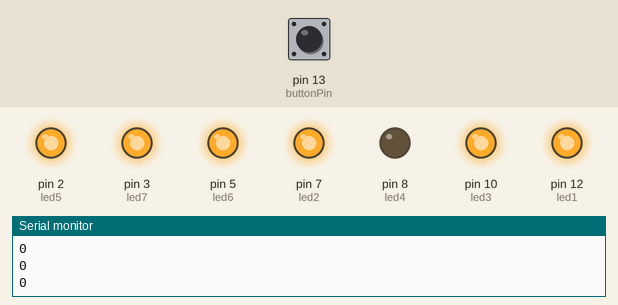
The sketch below on a simulated Arduino Uno, built with avr-gcc and run on an emulated ATmega328P. Parts: output pins drawn as LEDs (lit = HIGH), the last lines printed to the serial monitor. Inputs (shaded band) come from the test bench; at power-on: pin 13 (buttonPin) LOW.

Above: at 6.2 s.
6.3 s: pin 13 (buttonPin) pulled HIGH for 0.15 s
At 7.1 s:
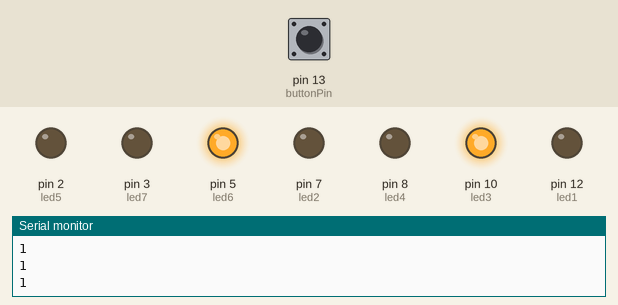
7.9 s: pin 13 (buttonPin) pulled HIGH for 1 s
At 8.4 s:
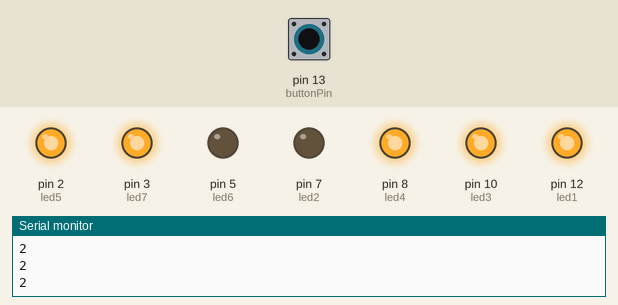
10.4 s: pin 13 (buttonPin) pulled HIGH for 0.15 s
At 11.6 s:
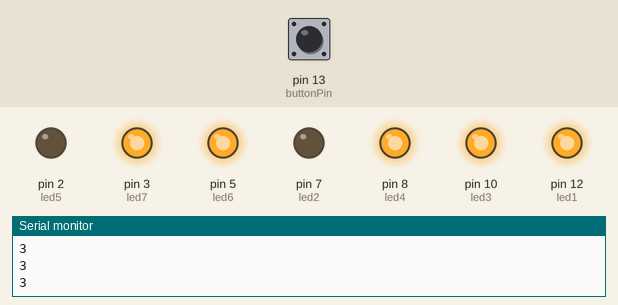
12.0 s: pin 13 (buttonPin) pulled HIGH for 3.2 s
At 12.9 s:
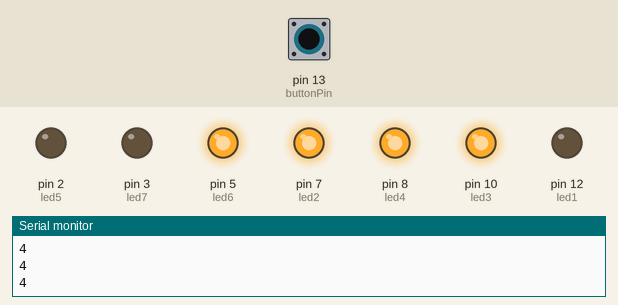
16.7 s: pin 13 (buttonPin) pulled HIGH for 0.15 s
At 17.9 s:
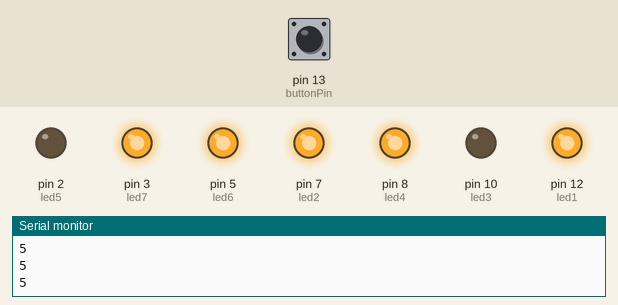
18.3 s: pin 13 (buttonPin) pulled HIGH for 1 s
At 19.2 s:
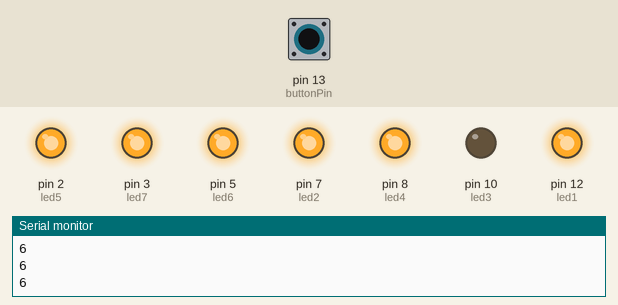
Timing chart, 0 to 21.3 s (numbered marks = the images above; inputs shaded):
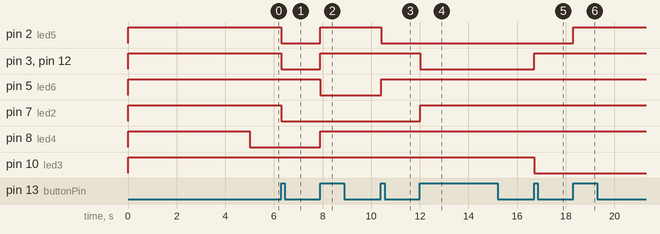

Measured:
- after the input at 6.3 s, pin 2 (led5), pin 3 (led7), pin 7 (led2), pin 12 (led1): HIGH → LOW at once
- after the input at 7.9 s, pin 2 (led5), pin 3 (led7), pin 8 (led4), pin 12 (led1): LOW → HIGH at once; pin 5 (led6): HIGH → LOW at once
- after the input at 10.4 s, pin 2 (led5): HIGH → LOW at once; pin 5 (led6): LOW → HIGH at once
- after the input at 12.0 s, pin 3 (led7), pin 12 (led1): HIGH → LOW at once; pin 7 (led2): LOW → HIGH at once
- after the input at 16.7 s, pin 3 (led7), pin 12 (led1): LOW → HIGH at once; pin 10 (led3): HIGH → LOW at once
- after the input at 18.3 s, pin 2 (led5): LOW → HIGH at once

The sketch:

ArdunoClickerCounter.ino
```cpp
int buttonPin = 13;
int delayTime = 100;

int ledState = 0;
int buttonNew;
int buttonOld = 1;

int led1 = 12;
int led2 = 7;
int led3 = 10;
int led4 = 8;
int led5 = 2;
int led6 = 5;
int led7 = 3;

int count = 0;

void setup() {
  // put your setup code here, to run once:
Serial.begin(9600);
pinMode(led1, OUTPUT);
pinMode(led2, OUTPUT);
pinMode(led3, OUTPUT);
pinMode(led4, OUTPUT);
pinMode(led5, OUTPUT);
pinMode(led6, OUTPUT);
pinMode(led7, OUTPUT);
pinMode(buttonPin, INPUT);

digitalWrite(led1, HIGH);
digitalWrite(led2, HIGH);
digitalWrite(led3, HIGH);
digitalWrite(led4, HIGH);
digitalWrite(led5, HIGH);
digitalWrite(led6, HIGH);
digitalWrite(led7, HIGH);

delay(5000);

digitalWrite(led1, LOW);
digitalWrite(led2, LOW);
digitalWrite(led3, LOW);
digitalWrite(led4, LOW);
digitalWrite(led5, LOW);
digitalWrite(led6, LOW);
digitalWrite(led7, LOW);
}

void loop() {
  // put your main code here, to run repeatedly:
buttonNew = digitalRead(buttonPin);
Serial.println(count);
  if(buttonOld == 0 && buttonNew == 1){
    count ++;
  }
  if(count == 0){
    digitalWrite(led1, HIGH);
    digitalWrite(led2, HIGH);
    digitalWrite(led3, HIGH);
    digitalWrite(led4, LOW);
    digitalWrite(led5, HIGH);
    digitalWrite(led6, HIGH);
    digitalWrite(led7, HIGH);
  }
  if(count == 1){
    digitalWrite(led1, LOW);
    digitalWrite(led2, LOW);
    digitalWrite(led3, HIGH);
    digitalWrite(led4, LOW);
    digitalWrite(led5, LOW);
    digitalWrite(led6, HIGH);
    digitalWrite(led7, LOW);
  }
  if(count == 2){
    digitalWrite(led1, HIGH);
    digitalWrite(led2, LOW);
    digitalWrite(led3, HIGH);
    digitalWrite(led4, HIGH);
    digitalWrite(led5, HIGH);
    digitalWrite(led6, LOW);
    digitalWrite(led7, HIGH);
  }
  if(count == 3){
    digitalWrite(led1, HIGH);
    digitalWrite(led2, LOW);
    digitalWrite(led3, HIGH);
    digitalWrite(led4, HIGH);
    digitalWrite(led5, LOW);
    digitalWrite(led6, HIGH);
    digitalWrite(led7, HIGH);
  }
  if(count == 4){
    digitalWrite(led1, LOW);
    digitalWrite(led2, HIGH);
    digitalWrite(led3, HIGH);
    digitalWrite(led4, HIGH);
    digitalWrite(led5, LOW);
    digitalWrite(led6, HIGH);
    digitalWrite(led7, LOW);
  }
  if(count == 5){
    digitalWrite(led1, HIGH);
    digitalWrite(led2, HIGH);
    digitalWrite(led3, LOW);
    digitalWrite(led4, HIGH);
    digitalWrite(led5, LOW);
    digitalWrite(led6, HIGH);
    digitalWrite(led7, HIGH);
  }
  if(count == 6){
    digitalWrite(led1, HIGH);
    digitalWrite(led2, HIGH);
    digitalWrite(led3, LOW);
    digitalWrite(led4, HIGH);
    digitalWrite(led5, HIGH);
    digitalWrite(led6, HIGH);
    digitalWrite(led7, HIGH);
  }
  if(count == 7){
    digitalWrite(led1, HIGH);
    digitalWrite(led2, LOW);
    digitalWrite(led3, HIGH);
    digitalWrite(led4, LOW);
    digitalWrite(led5, LOW);
    digitalWrite(led6, HIGH);
    digitalWrite(led7, LOW);
  }
  if(count == 8){
    digitalWrite(led1, HIGH);
    digitalWrite(led2, HIGH);
    digitalWrite(led3, HIGH);
    digitalWrite(led4, HIGH);
    digitalWrite(led5, HIGH);
    digitalWrite(led6, HIGH);
    digitalWrite(led7, HIGH);
  }
  if(count == 9){
    digitalWrite(led1, HIGH);
    digitalWrite(led2, HIGH);
    digitalWrite(led3, HIGH);
    digitalWrite(led4, HIGH);
    digitalWrite(led5, LOW);
    digitalWrite(led6, HIGH);
    digitalWrite(led7, HIGH);
  }
  if(count == 10){
    count = 0;
  }

  buttonOld = buttonNew;
  delay(delayTime);
}
```
